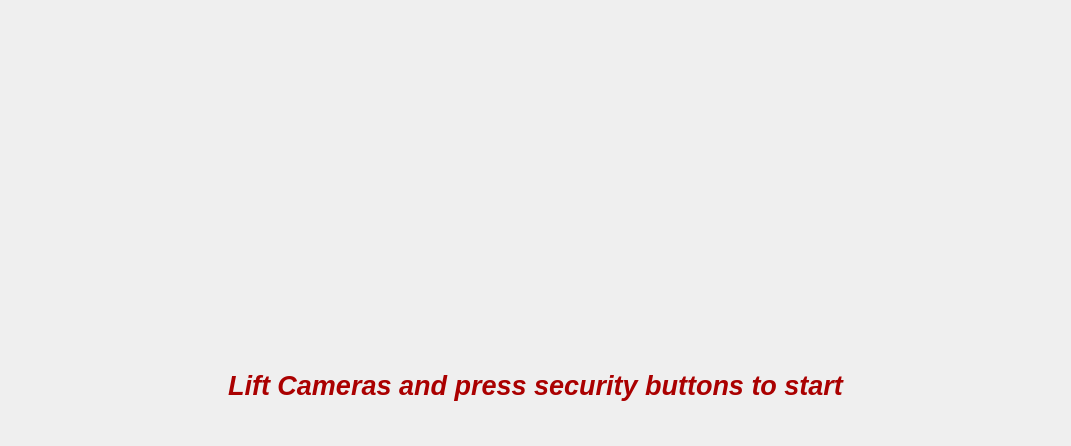
<?xml version="1.0" encoding="UTF-8"?>
<ui version="4.0">
 <class>Camera_widget</class>
 <widget class="QWidget" name="Camera_widget">
  <property name="geometry">
   <rect>
    <x>0</x>
    <y>0</y>
    <width>1071</width>
    <height>446</height>
   </rect>
  </property>
  <property name="windowTitle">
   <string>Form</string>
  </property>
  <widget class="QWidget" name="layoutWidget">
   <property name="geometry">
    <rect>
     <x>0</x>
     <y>0</y>
     <width>1071</width>
     <height>441</height>
    </rect>
   </property>
   <layout class="QGridLayout" name="gridLayout">
    <property name="sizeConstraint">
     <enum>QLayout::SizeConstraint::SetMaximumSize</enum>
    </property>
    <item row="3" column="0" colspan="2" alignment="Qt::AlignmentFlag::AlignBottom">
     <widget class="QLabel" name="label">
      <property name="text">
       <string>&lt;html&gt;&lt;head/&gt;&lt;body&gt;&lt;p align=&quot;center&quot;&gt;&lt;span style=&quot; font-size:20pt; font-weight:700; font-style:italic; color:#aa0000;&quot;&gt;Lift Cameras and press security buttons to start&lt;/span&gt;&lt;/p&gt;&lt;/body&gt;&lt;/html&gt;</string>
      </property>
     </widget>
    </item>
    <item row="4" column="0" colspan="2" alignment="Qt::AlignmentFlag::AlignHCenter|Qt::AlignmentFlag::AlignVCenter">
     <widget class="QPushButton" name="pushButton">
      <property name="sizePolicy">
       <sizepolicy hsizetype="Fixed" vsizetype="Fixed">
        <horstretch>0</horstretch>
        <verstretch>0</verstretch>
       </sizepolicy>
      </property>
      <property name="minimumSize">
       <size>
        <width>35</width>
        <height>30</height>
       </size>
      </property>
      <property name="styleSheet">
       <string notr="true">border: 0px;
background-image: url(:/images/images/ok3_on.png);</string>
      </property>
      <property name="text">
       <string/>
      </property>
     </widget>
    </item>
    <item row="0" column="0">
     <widget class="QWidget" name="widget" native="true">
      <property name="minimumSize">
       <size>
        <width>490</width>
        <height>360</height>
       </size>
      </property>
     </widget>
    </item>
    <item row="0" column="1">
     <widget class="QWidget" name="widget_2" native="true">
      <property name="minimumSize">
       <size>
        <width>490</width>
        <height>360</height>
       </size>
      </property>
      <property name="sizeIncrement">
       <size>
        <width>0</width>
        <height>0</height>
       </size>
      </property>
     </widget>
    </item>
   </layout>
  </widget>
 </widget>
 <resources/>
 <connections/>
</ui>
